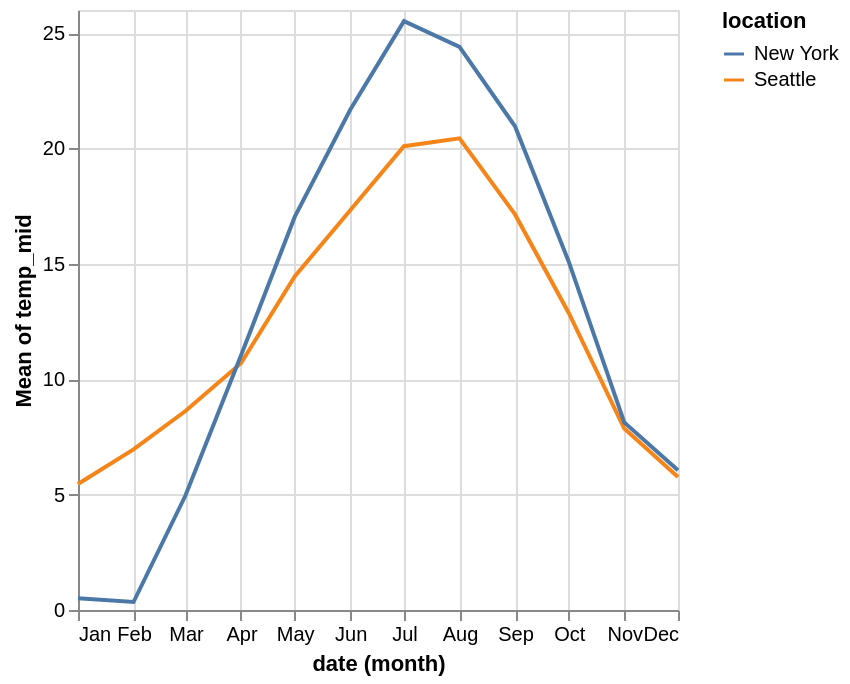

Notebook code for this chart:
### Code cell
# Solution
alt.Chart(df).transform_calculate(
    temp_mid='(datum.temp_min + datum.temp_max) / 2'
).mark_line().encode(
    alt.X('month(date):T'),
    alt.Y('mean(temp_mid):Q'),
    alt.Color('location:N')
)

### Figure 1 — Vega-Lite specification as saved in the notebook (floating-point values rounded to 4 significant figures; data arrays with more than 128 entries replaced by an {"elided": "..."} marker saying what was removed)
{"config": {"view": {"continuousWidth": 300, "continuousHeight": 300}}, "data": {"name": "data-0e4b4088054dec206bbee1cdbde321fc"}, "mark": {"type": "line"}, "encoding": {"color": {"field": "location", "type": "nominal"}, "x": {"field": "date", "timeUnit": "month", "type": "temporal"}, "y": {"aggregate": "mean", "field": "temp_mid", "type": "quantitative"}}, "transform": [{"calculate": "(datum.temp_min + datum.temp_max) / 2", "as": "temp_mid"}], "$schema": "https://vega.github.io/schema/vega-lite/v5.17.0.json", "datasets": {"data-0e4b4088054dec206bbee1cdbde321fc": {"elided": "2922 records"}}}
